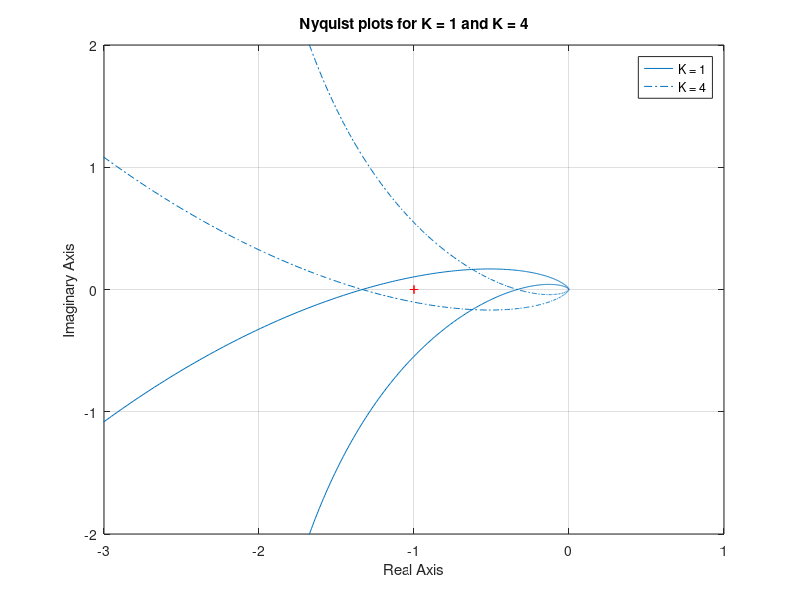

This chart was generated by the following MATLAB code:
% Nyquist plots of K*G for K = 1 and K = 4, with the closed-loop poles for each
s = tf('s');
G = 10/(s*(s + 1)*(s + 5));

for K = [1 4]
    [re, im] = nyquist(K*G, sqrt(5));            % where the curve crosses the real axis
    unstable = sum(real(pole(feedback(K*G, 1))) > 0);
    fprintf('K = %d: crosses the real axis at %.3f; %d closed-loop poles in the right half-plane\n', ...
        K, re, unstable);
end

nyquist(G);
hold on;
nyquist(4*G);
hold off;
axis([-3 1 -2 2]);
legend('K = 1', 'K = 4');
title('Nyquist plots for K = 1 and K = 4');
